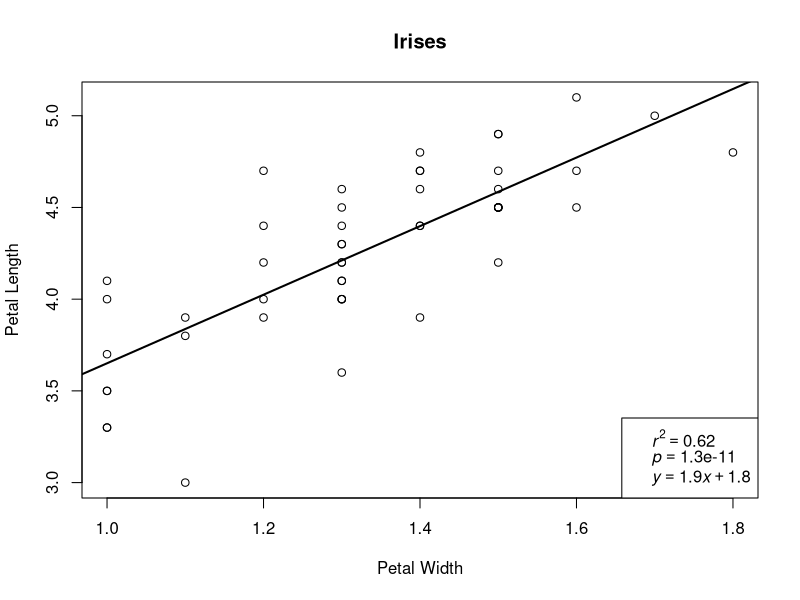
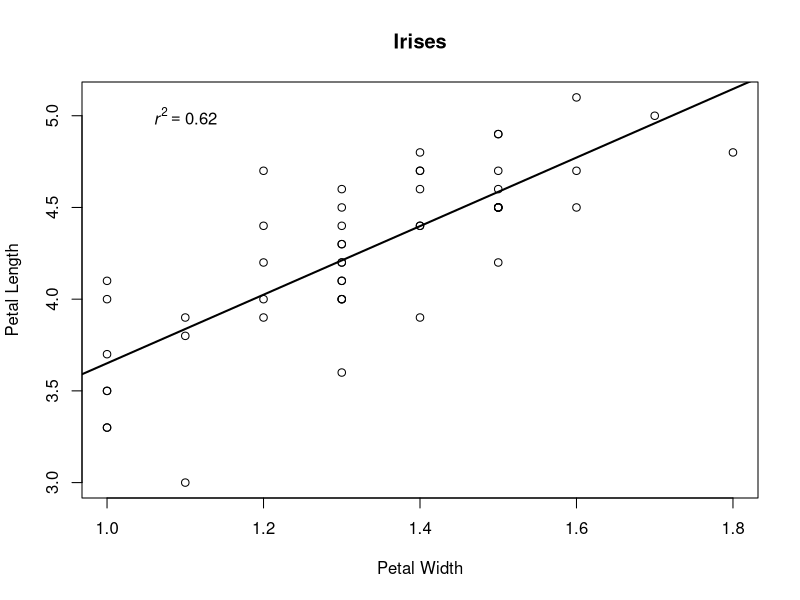

Write R code to recreate these figures, in order.
# Adding r^2, p value, and the equation of a line to a regression plot
# By: Will Bartsch - EPA-MED, Duluth

# Call up the iris data that is available on R
data(iris) 

#Create a subset that contains only the versicolor species
versicolor <- subset(iris, Species=="versicolor")

#Run a linear regression model
versicolor_lm <- lm(versicolor$Petal.Length ~ versicolor$Petal.Width)

#Create an object of the regression model summary
versicolor_sum <- summary(versicolor_lm)

#Plot the data
plot(versicolor$Petal.Width, versicolor$Petal.Length, main="Irises", ylab="Petal Length", xlab="Petal Width")

#Add the regression line
abline(coef(versicolor_lm), lwd=2)

#Add a legend that contains: r^2, p-value, and the equation of the line 
legend("bottomright", 
	 legend=c(as.expression(bquote(italic(r)^2==.(format(versicolor_sum$r.squared, digits=2)))),
		    as.expression(bquote(italic(p)==.(format(versicolor_sum$coefficients[2,4], digits=2)))),
		    as.expression(bquote(italic(y) == .(format(versicolor_sum$coefficients[2,1], digits=2))*italic(x) 
		    + .(format(versicolor_sum$coefficients[1,1], digits=2))))))

#as.expression attempts to coerce its argument into an expression object. 
#bquote evaluates R code within an expression wrapped in .( ) and substitutes the result into the expression

#Alternatively, place the r^2 value in a different location using the "text" function
#and the x,y coordinates of the desired location
plot(versicolor$Petal.Width, versicolor$Petal.Length, main="Irises", ylab="Petal Length", xlab="Petal Width")
abline(coef(versicolor_lm), lwd=2)
text(1.1, 5.0, bquote(italic(r)^2==.(format(versicolor_sum$r.squared, digits=2))))









